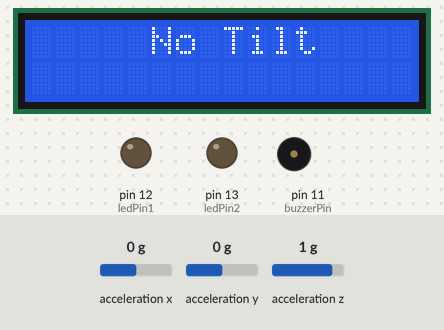
The sketch below on a simulated Arduino Uno, built with avr-gcc and run on an emulated ATmega328P. Parts: 16×2 character LCD, output pins drawn as LEDs (lit = HIGH), buzzer (waves = sounding). Wiring (inferred from the names in the program): ADXL345 accelerometer at I2C address 0x53. Dashed ring = blinking. The inputs (shaded band) are chosen by the test bench; at power-on: acceleration y 0 g, acceleration x 0 g, acceleration z 1 g. What the sketch prints to the serial monitor is not drawn.

Above: at 3.3 s.
3.4 s: acceleration y set to -0.4 g
4.9 s: acceleration y set to -0.7 g
At 5.6 s:
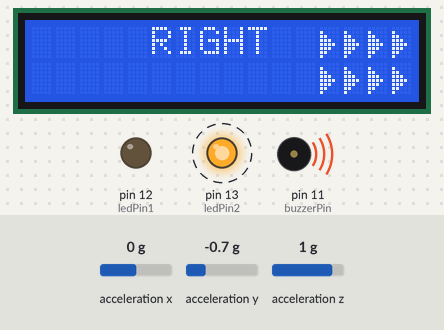
7.9 s: acceleration y set to 0.8 g
At 8.6 s:
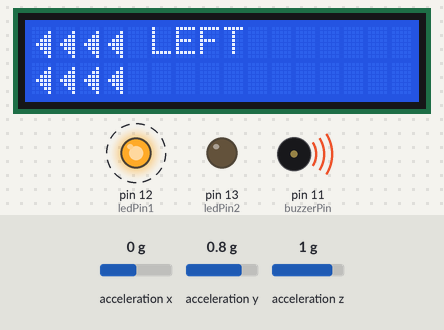
10.9 s: acceleration y set to 0.7 g
12.8 s: acceleration y set to 0.4 g
At 13.3 s:
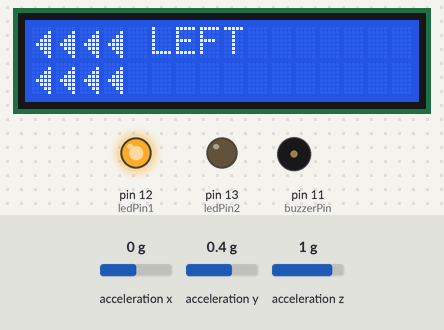
14.9 s: acceleration y set to -1.4 g
At 15.8 s:
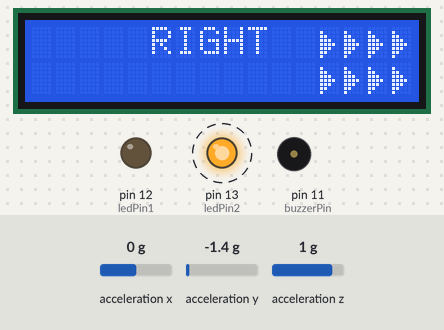
Timing chart, 0 to 18.9 s (numbered marks = the images above; inputs shaded):
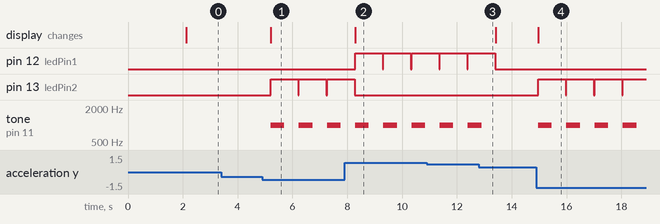

Measured:
- the behaviour switches between -0.5 and -0.6 g on acceleration y (found by bisection; images 0 and 1)
- the behaviour switches between 0.6 and 0.5 g on acceleration y (found by bisection; images 2 and 3)
- after the input at 3.4 s, every drawn part: stays the same
- after the input at 4.9 s, pin 13 (ledPin2): alternates HIGH for 1.0 s and LOW for 0.02 s, starting after 0.31 s; tone on pin 11 (buzzerPin): alternates 1000 Hz for 0.50 s and silent for 0.53 s, starting after 0.31 s; the display: changes after 0.31 s (image 1)
- after the input at 7.9 s, pin 12 (ledPin1): alternates HIGH for 1.0 s and LOW for 0.02 s, starting after 0.39 s; pin 13 (ledPin2): goes on until 8.3 s, then stays LOW; the display: changes after 0.39 s (image 2)
- after the input at 12.8 s, pin 12 (ledPin1): goes on until 13.4 s, then stays LOW; tone on pin 11 (buzzerPin): goes on until 12.9 s, then stays silent
- after the input at 14.9 s, pin 13 (ledPin2): alternates HIGH for 1.0 s and LOW for 0.02 s, starting after 0.07 s; tone on pin 11 (buzzerPin): alternates 1000 Hz for 0.50 s and silent for 0.53 s, starting after 0.07 s; the display: changes after 0.07 s (image 4)

The sketch:

sagnikcode.ino
```cpp
#include <Wire.h>
#include <LiquidCrystal_I2C.h>

int ADXL345 = 0x53;
float X_out, Y_out, Z_out;
LiquidCrystal_I2C lcd(0x27, 16, 2);

const int ledPin1 = 12;
const int ledPin2 = 13;
const int buzzerPin = 11;

void setup() {
  Serial.begin(9600);
  Wire.begin();

  pinMode(ledPin1, OUTPUT);
  pinMode(ledPin2, OUTPUT);
  pinMode(buzzerPin, OUTPUT);

  lcd.init();
  lcd.clear();
  lcd.backlight();

  lcd.setCursor(2, 0);
  lcd.print("Hello World");

  lcd.setCursor(2, 1);
  lcd.print("Auto Signal");

  byte rightArrow[8] = {
    B00000,
    B00001,
    B00011,
    B00111,
    B01111,
    B00111,
    B00011,
    B00001
  };
  byte leftArrow[8] = {
    B00000,
    B10000,
    B11000,
    B11100,
    B11110,
    B11100,
    B11000,
    B10000
  };

  lcd.createChar(0, rightArrow);
  lcd.createChar(1, leftArrow);

  Wire.beginTransmission(ADXL345);
  Wire.write(0x2D);
  Wire.write(8);
  Wire.endTransmission();
  delay(2000);
}

void loop() {
  lcd.clear();
  digitalWrite(ledPin1, LOW);
  digitalWrite(ledPin2, LOW);

  Wire.beginTransmission(ADXL345);
  Wire.write(0x32);
  Wire.endTransmission(false);
  Wire.requestFrom(ADXL345, 6, true);

  X_out = (Wire.read() | Wire.read() << 8);
  X_out = X_out / 256;
  Y_out = (Wire.read() | Wire.read() << 8);
  Y_out = Y_out / 256;
  Z_out = (Wire.read() | Wire.read() << 8);
  Z_out = Z_out / 256;

  if (Y_out < -0.50) {
    Serial.println("Tilted Right");
    displayLeftArrow();
    digitalWrite(ledPin2, HIGH);
    digitalWrite(ledPin1, LOW);
    tone(buzzerPin, 1000);
    delay(500);
    noTone(buzzerPin);
  } else if (Y_out > 0.50) {
    Serial.println("Tilted Left");
    displayRightArrow();
    digitalWrite(ledPin1, HIGH);
    digitalWrite(ledPin2, LOW);
    tone(buzzerPin, 1000);
    delay(500);
    noTone(buzzerPin);
  } else {
    Serial.println("No significant tilt detected");
    lcd.setCursor(5, 0);
    lcd.print("No Tilt");
    digitalWrite(ledPin1, LOW);
    digitalWrite(ledPin2, LOW);
    noTone(buzzerPin);
  }

  Serial.print("Xa= ");
  Serial.print(X_out);
  Serial.print("   Ya= ");
  Serial.print(Y_out);
  Serial.print("   Za= ");
  Serial.println(Z_out);

  delay(500);
}

void displayRightArrow() {
  lcd.clear();
  lcd.setCursor(5, 0);
  lcd.print("LEFT");
  for (int i = 0; i < 4; i++) {
    lcd.setCursor(i, 0);
    lcd.write(byte(0));
    lcd.setCursor(i, 1);
    lcd.write(byte(0));
  }
}

void displayLeftArrow() {
  lcd.clear();
  lcd.setCursor(5, 0);
  lcd.print("RIGHT");
  for (int i = 0; i < 4; i++) {
    lcd.setCursor(15 - i, 0);
    lcd.write(byte(1));
    lcd.setCursor(15 - i, 1);
    lcd.write(byte(1));
  }
}
```
